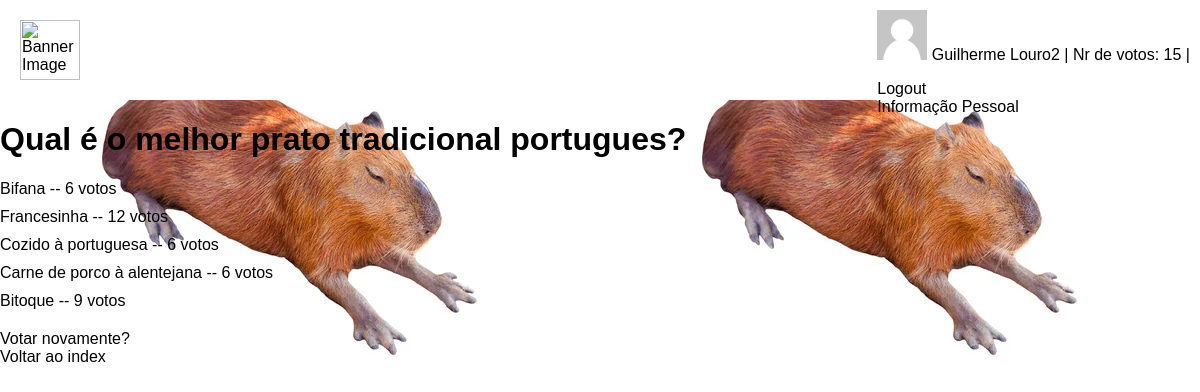
Page /votacao/4/resultados (signed in) on the committed database.
### votacao/models.py (models this page shows, shortened)
class Aluno(models.Model):
    user = models.OneToOneField(User, on_delete=models.CASCADE)
    curso = models.CharField(max_length=100)
    nr_votos = models.IntegerField(default=0)
    image = models.TextField()

class Questao(models.Model):
        questao_texto =  models.CharField(max_length=200)
        pub_data = models.DateTimeField('data depublicacao')

class Opcao(models.Model):
        questao = models.ForeignKey(Questao,on_delete=models.CASCADE)
        opcao_texto = models.CharField(max_length=200)
        votos = models.IntegerField(default=0)

### votacao/views.py (the view)
# urls.py: path('<int:questao_id>/resultados', views.resultados, name='resultados'),
def resultados(request, questao_id):
    questao = get_object_or_404(Questao, pk=questao_id)
    return render(request, 'votacao/resultados.html', {'questao': questao})

### votacao/templates/votacao/resultados.html
{% extends "votacao/index.html" %}
{% block conteudo %}
<h1>{{ questao.questao_texto }}</h1>
<ul>
    {% for opcao in questao.opcao_set.all %}
        <li>{{ opcao.opcao_texto }} --
            {{ opcao.votos }}
            voto{{ opcao.votos|pluralize }}</li>
    {% endfor %}
</ul>
<a href="{% url 'votacao:detalhe' questao.id %}">Votar novamente?</a> <br/>
<a href="{% url 'votacao:index' %}">Voltar ao index</a>
{% endblock %}

### votacao/templates/votacao/index.html (shortened to what this page needs)
<head>
    {% load static %}
    <link rel="stylesheet" type="text/css" href="{% static 'votacao/css/mystyle.css' %}">
</head>
<header>
    {% load static %}
    <div class="banner">
      <img src="https://conhecimentoinovacao.iscte-iul.pt/wp-content/uploads/2021/02/rgb_iscte_pt_horizontal_positive.png" alt="Banner Image">
    </div>
    {% block logina %}
    <div class="username">
      {% if not request.user.is_authenticated %}
        <div style="position:fixed; top:10px; right:10px">
            <a href="{% url 'votacao:registo' %}">
                Registar
            </a>
            <br/>
            <a href="{% url 'votacao:loginpage' %}">
                Login
            </a>
        </div>
      {% else %}
        <div style="position:fixed; top:10px; right:10px">
            {% if request.user.aluno.image == '' %}
                <img src="{{request.user.aluno.image }}" id="img1" height="50">
            {% else %}
                <img src="{% static 'votacao/images/user.png' %}" id="img1" height="50">
            {% endif %}
            <p style="display:inline-block" id="p1"> {{ user.get_username }}</p>
            {% if request.user.aluno %}
                <p style="display:inline-block"> | Nr de votos: {{ user.aluno.nr_votos }} | </p>
             {% endif %}
            <br/>
            <a href="{% url 'votacao:logoutview' %}">
                Logout
            </a>
             <br/>
             <a href="{% url 'votacao:personal' %}">
                Informação Pessoal
            </a>
        </div>
     {% endif %}
    </div>
    {% endblock %}
</header>
{% block conteudo %}{% endblock %}

### votacao/static/votacao/css/mystyle.css (style rules this page uses)
header { display: flex; justify-content: space-between; align-items: center; padding: 20px; background-color: #FFF; box-shadow: 0px 5px 10px rgba(255, 255, 255, 0.1); }
.banner img { height: 60px; }
ul { list-style-type: none; margin: 20px 0; padding: 0; }
li { margin-bottom: 10px; }
a { color: rgb(0, 0, 0); text-decoration: none; }

### rows in the picture
Questao: questao_texto "Qual é o melhor prato tradicional portugues?"
Opcao: opcao_texto "Bifana", votos "6"
Opcao: opcao_texto "Francesinha", votos "12"
Opcao: opcao_texto "Cozido à portuguesa", votos "6"
Opcao: opcao_texto "Carne de porco à alentejana", votos "6"
Opcao: opcao_texto "Bitoque", votos "9"

### other values in the picture
{{ user.get_username }} "Guilherme Louro2"
{{ user.aluno.nr_votos }} "15"
